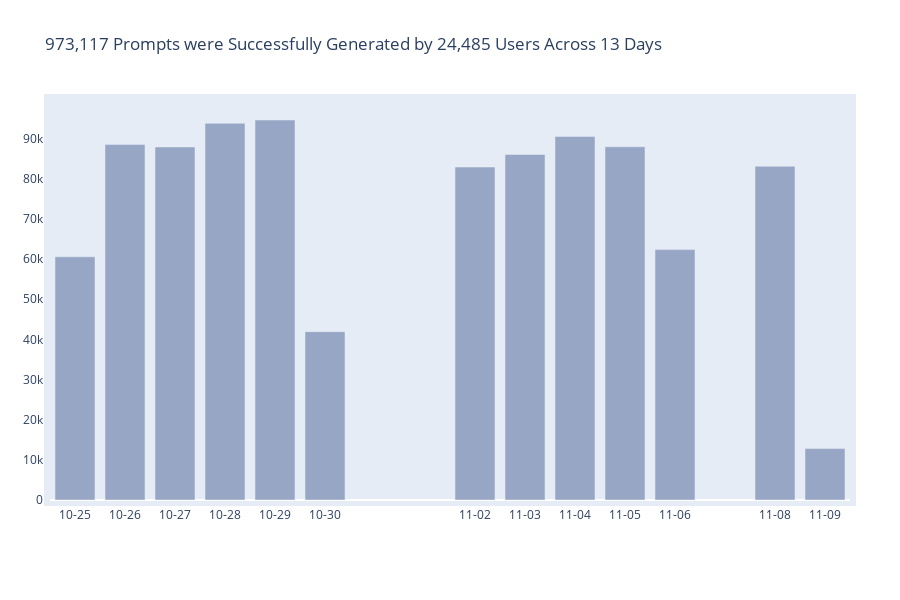

This figure's notebook cell:
### Code cell


### Figure 1 — Plotly figure (JSON) as saved in the notebook; plotly's stock layout.template omitted (floating-point values rounded to 4 significant figures)
{"data": [{"marker": {"color": "rgb(151,166,196)"}, "name": "Total Prompts Posted Each Day", "type": "bar", "x": ["2023-10-25", "2023-10-26", "2023-10-27", "2023-10-28", "2023-10-29", "2023-10-30", "2023-11-02", "2023-11-03", "2023-11-04", "2023-11-05", "2023-11-06", "2023-11-08", "2023-11-09"], "y": [60554, 88514, 87925, 93805, 94630, 41924, 82922, 86052, 90539, 87973, 62357, 83122, 12800]}], "layout": {"autosize": false, "height": 600, "hoverlabel": {"bgcolor": "white", "font": {"size": 15}}, "margin": {"b": 100, "l": 50, "pad": 6, "r": 50, "t": 100}, "title": {"text": "973,117 Prompts were Successfully Generated by 24,485 Users Across 13 Days"}, "width": 900, "xaxis": {"autorange": true, "range": ["2023-10-24 12:00", "2023-11-09 12:00"], "showgrid": false, "tickformat": "%m-%d", "tickvals": ["2023-10-25", "2023-10-26", "2023-10-27", "2023-10-28", "2023-10-29", "2023-10-30", "2023-11-02", "2023-11-03", "2023-11-04", "2023-11-05", "2023-11-06", "2023-11-08", "2023-11-09"], "type": "date"}, "yaxis": {"autorange": true, "range": [0, 99610.0], "showgrid": false, "type": "linear"}}}
